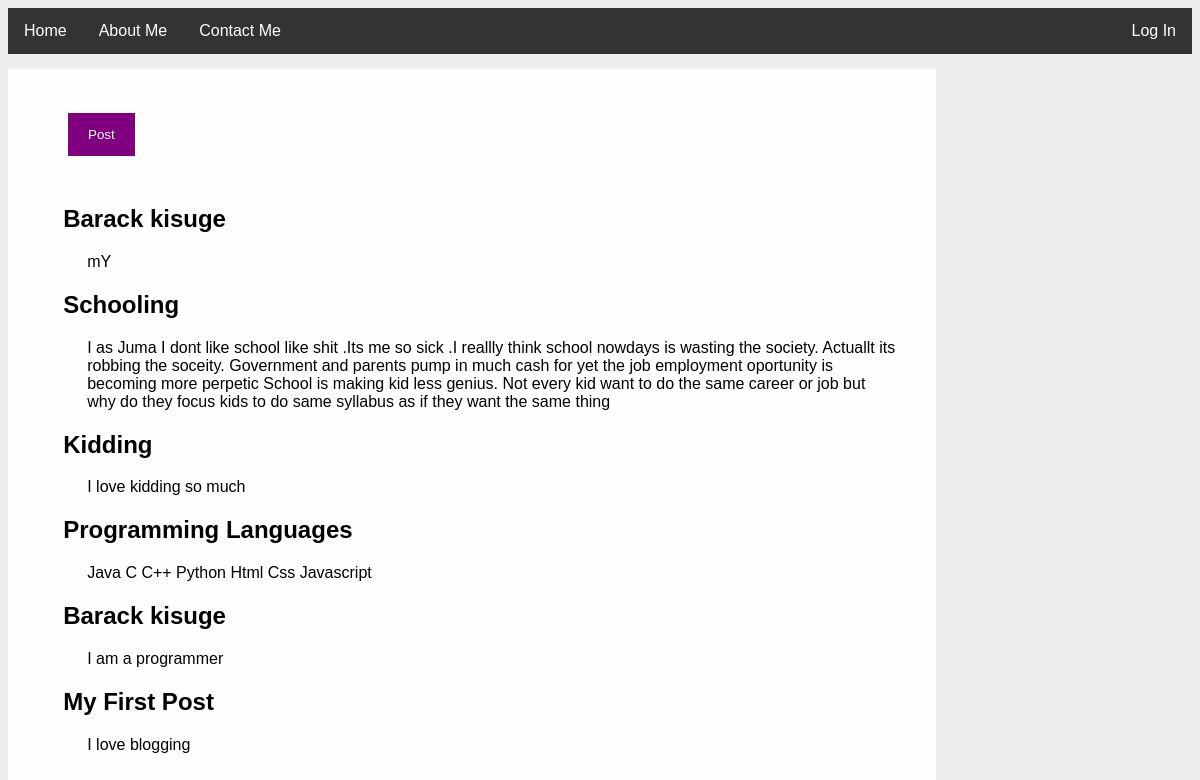
Page /home on the earlier database version.
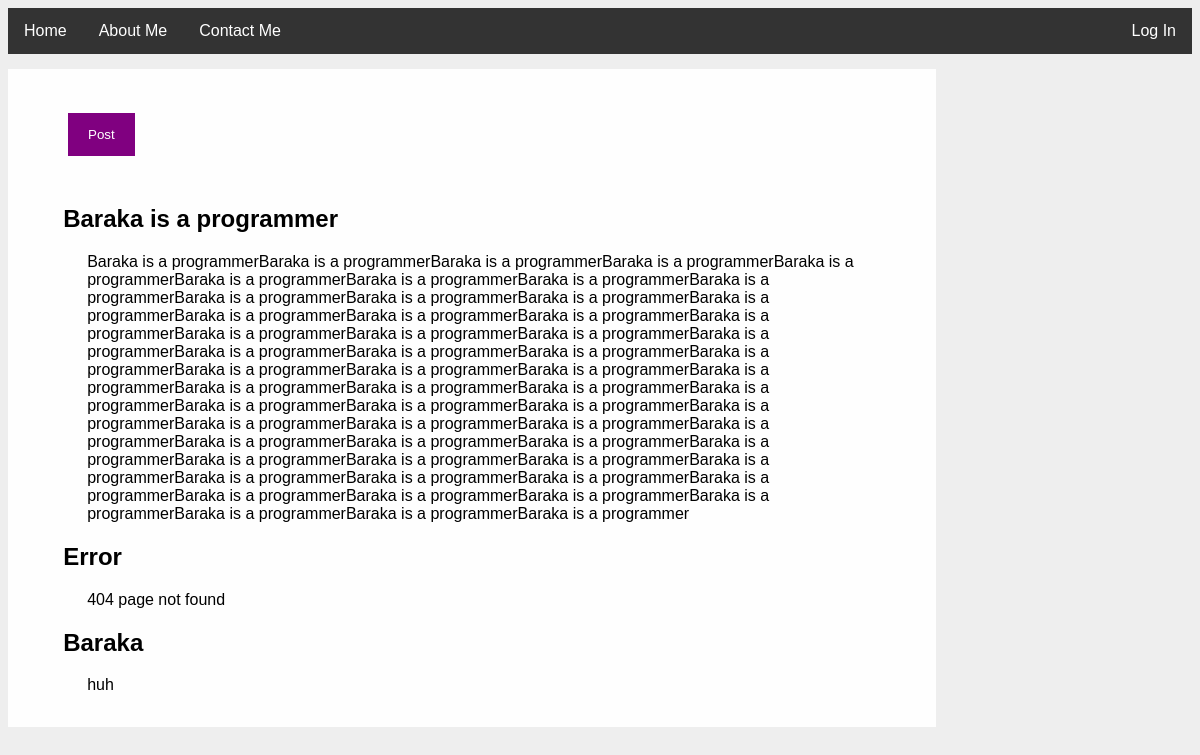
Same page on the later database version.
### tables this page shows
CREATE TABLE entries (
	id integer PRIMARY KEY autoincrement,
	title text NOT NULL,
	'text' text NOT NULL
);

### myblog.py (the view)
@app.route('/home')
def show_entries():
	db = get_db()
	cur = db.execute('select title, text from entries order by id desc')
	entries = cur.fetchall()
	return render_template('show_entries.html', entries=entries)

### myblog.py (called while the page is built)
def connect_db():
	rv = sqlite3.connect(app.config['DATABASE'])
	rv.row_factory = sqlite3.Row
	return rv

def get_db():
	if not hasattr(g, 'sqlite_db'):
		g.sqlite_db = connect_db()
	return g.sqlite_db

### templates/show_entries.html (shortened to what this page needs)
{% extends "base.html" %}
{% block body %}
<div class="container">
	<div class="row">
	  <div class="content-show">
	  	<dir>
	  		<button class="post" onclick="document.getElementById('post').style.display='block'" style="width: auto; background-color: purple; color: white;">Post</button>
	  	</dir>
	  	<div>
		    <ul class=entries>
		    {% for entry in entries %}
		      <li><h2>{{ entry.title }}</h2>{{ entry.text|safe }}</li>
		    {% else %}
		      <li><em>Unbelievable.  No entries here so far</em></li>
		    {% endfor %}
		    </ul>
		</div>
	  </div>
  	</div>
</div>
{% endblock %}

### templates/base.html (shortened to what this page needs)
<!doctype html>
<link rel="stylesheet" type="text/css" href="{{ url_for('static', filename='style.css') }}">
	<div>
		<div class="navbar1">
			<a style="" href="{{ url_for('show_entries') }}">Home</a>
			<a href="{{ url_for('about') }}">About Me</a>
			<a href="{{ url_for('contact') }}">Contact Me</a>
			<div class="navbar1-right">
				{% if not session.logged_in %}
					<a href="{{ url_for('login') }}"> Log In</a>
				{% else %}
					<a href="{{ url_for('logout') }}"><span class="glyphicon glyphicon-log-out"></span> Log Out</a>
				{% endif %}
			</div>
		</div>
	</div>
	<div class="container">
		{% block body %}{% endblock %}
	</div>

### static/style.css (style rules this page uses)
.container { padding-top: 5px; }
.navbar1 { overflow: hidden; background-color: #333; font-family: Arial; }
.navbar1 a { float: left; font-size: 16px; color: white; text-align: center; padding: 14px 16px; text-decoration: none; }
.navbar1-right { float: right; list-style: none; overflow: hidden; }
.form input[type="text"], input[type="password"], { border: 1px solid #ccc; box-sizing: border-box; margin: 8px 0; padding: 8px 20px; display: inline-block; width: 100%; }
button { background-color: #4CAF50; padding: 14px 20px; width: 100%; margin:8px 0; color: white; border: none; cursor: pointer; }
.content-show { background-color: #fefefe; margin:5px auto; padding: 20px; }
.content-show { width: 75%; float: left; }
.entries { list-style: none; margin:0; padding-top: 5px; }
.entries li { margin:0.8em 1.2em; }
.entries li h2 { margin-left: -1em; }

Differences in the rows shown:
removed entries: title "Barack kisuge", text "mY"
removed entries: title "Schooling", text "I as Juma I dont like school like shit .Its me so sick .I reallly think school nowdays is wasting the society. Actuallt its robbing the soceity. Government and parents pump in much cash for yet the job employment oportunity is becoming more perpetic School is making kid less genius. Not every kid want to do the same career or job but why do they focus kids to do same syllabus as if they want the same thing"
removed entries: title "Kidding", text "I love kidding so much"
removed entries: title "Programming Languages", text "Java C C++ Python Html Css Javascript"
removed entries: title "Barack kisuge", text "I am a programmer"
removed entries: title "My First Post", text "I love blogging"
now on this page (row edited): entries: title "Baraka is a programmer", text "Baraka is a programmerBaraka is a programmerBaraka is a programmerBaraka is a programmerBaraka is a programmerBaraka is a programmerBaraka is a programmerBaraka is a programmerBaraka is a programmerBaraka is a programmerBaraka is a programmerBaraka is a programmerBaraka is a programmerBaraka is a programmerBaraka is a programmerBaraka is a programmerBaraka is a programmerBaraka is a programmerBaraka is a programmerBaraka is a programmerBaraka is a programmerBaraka is a programmerBaraka is a programmerBaraka is a programmerBaraka is a programmerBaraka is a programmerBaraka is a programmerBaraka is a programmerBaraka is a programmerBaraka is a programmerBaraka is a programmerBaraka is a…"
now on this page (row edited): entries: title "Error", text "404 page not found"
now on this page (row edited): entries: title "Baraka", text "huh"
